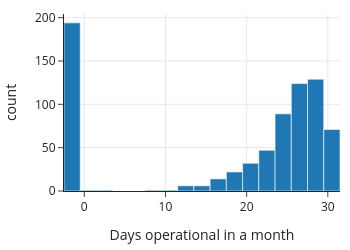

Write notebook code for a chart like this one.
### Markdown cell above
As expected, Jan, Feb, Sep, Oct, Nov, and Dec have 61 occurrences and the rest 62. 

Now let's examine the column called `days` with a histogram:

### Code cell
px.histogram(co2, x='days', width=350, height=250,
            labels={'days':'Days operational in a month'}).show()

### Figure 1 — Plotly figure (JSON) as saved in the notebook; plotly's stock layout.template omitted (floating-point values rounded to 4 significant figures; data arrays with more than 128 entries replaced by an {"elided": "..."} marker saying what was removed)
{"data": [{"alignmentgroup": "True", "bingroup": "x", "hovertemplate": "Days operational in a month=%{x}<br>count=%{y}<extra></extra>", "legendgroup": "", "marker": {"color": "#1F77B4", "pattern": {"shape": ""}}, "name": "", "offsetgroup": "", "orientation": "v", "showlegend": false, "type": "histogram", "x": {"elided": "738 int values"}, "xaxis": "x", "yaxis": "y"}], "layout": {"barmode": "relative", "height": 250, "legend": {"tracegroupgap": 0}, "width": 350, "xaxis": {"anchor": "y", "domain": [0, 1], "title": {"text": "Days operational in a month"}}, "yaxis": {"anchor": "x", "domain": [0, 1], "title": {"text": "count"}}}}
